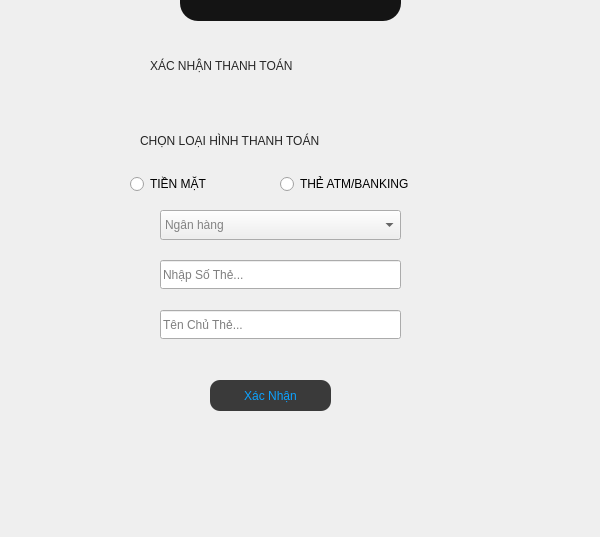
<?xml version="1.0" encoding="UTF-8"?>
<ui version="4.0">
 <class>payamount</class>
 <widget class="QDialog" name="payamount">
  <property name="geometry">
   <rect>
    <x>0</x>
    <y>0</y>
    <width>600</width>
    <height>537</height>
   </rect>
  </property>
  <property name="minimumSize">
   <size>
    <width>600</width>
    <height>537</height>
   </size>
  </property>
  <property name="maximumSize">
   <size>
    <width>600</width>
    <height>537</height>
   </size>
  </property>
  <property name="windowTitle">
   <string>Dialog</string>
  </property>
  <widget class="QLabel" name="label">
   <property name="geometry">
    <rect>
     <x>150</x>
     <y>50</y>
     <width>271</width>
     <height>31</height>
    </rect>
   </property>
   <property name="styleSheet">
    <string notr="true">font: 14pt &quot;Segoe UI&quot;;
color: rgb(39, 39, 39);</string>
   </property>
   <property name="text">
    <string>XÁC NHẬN THANH TOÁN</string>
   </property>
  </widget>
  <widget class="QRadioButton" name="radioButton">
   <property name="geometry">
    <rect>
     <x>130</x>
     <y>170</y>
     <width>115</width>
     <height>28</height>
    </rect>
   </property>
   <property name="text">
    <string>TIỀN MẶT </string>
   </property>
  </widget>
  <widget class="QRadioButton" name="radioButton_2">
   <property name="geometry">
    <rect>
     <x>280</x>
     <y>170</y>
     <width>171</width>
     <height>28</height>
    </rect>
   </property>
   <property name="text">
    <string>THẺ ATM/BANKING</string>
   </property>
  </widget>
  <widget class="QLabel" name="label_2">
   <property name="geometry">
    <rect>
     <x>140</x>
     <y>130</y>
     <width>291</width>
     <height>22</height>
    </rect>
   </property>
   <property name="styleSheet">
    <string notr="true">font: 12pt &quot;Segoe UI&quot;;
color: rgb(36, 36, 36);</string>
   </property>
   <property name="text">
    <string>CHỌN LOẠI HÌNH THANH TOÁN</string>
   </property>
  </widget>
  <widget class="QLineEdit" name="lineEdit">
   <property name="geometry">
    <rect>
     <x>160</x>
     <y>260</y>
     <width>241</width>
     <height>29</height>
    </rect>
   </property>
   <property name="placeholderText">
    <string>Nhập Số Thẻ...</string>
   </property>
  </widget>
  <widget class="QPushButton" name="pushButton">
   <property name="geometry">
    <rect>
     <x>210</x>
     <y>380</y>
     <width>121</width>
     <height>31</height>
    </rect>
   </property>
   <property name="styleSheet">
    <string notr="true">
QPushButton{
background-color: rgb(58, 58, 58);
	color: rgb(12, 162, 255);
font: 900 10pt &quot;Segoe UI&quot;;
border-radius:10px;
}
QPushButton:hover{
	background-color: rgb(255, 255, 255);
	color: rgb(34, 34, 34);
font: 900 10pt &quot;Segoe UI&quot;;
border-radius:10px;
}
QPushButton:pressed{
   
	background-color: rgb(37, 95, 255);
}</string>
   </property>
   <property name="text">
    <string>Xác Nhận</string>
   </property>
  </widget>
  <widget class="QLineEdit" name="lineEdit_3">
   <property name="geometry">
    <rect>
     <x>160</x>
     <y>310</y>
     <width>241</width>
     <height>29</height>
    </rect>
   </property>
   <property name="placeholderText">
    <string>Tên Chủ Thẻ...</string>
   </property>
  </widget>
  <widget class="QLabel" name="label_3">
   <property name="geometry">
    <rect>
     <x>90</x>
     <y>450</y>
     <width>51</width>
     <height>41</height>
    </rect>
   </property>
   <property name="styleSheet">
    <string notr="true">border-image: url(:/New folder/credit-card.png);</string>
   </property>
   <property name="text">
    <string/>
   </property>
  </widget>
  <widget class="QLabel" name="label_4">
   <property name="geometry">
    <rect>
     <x>20</x>
     <y>450</y>
     <width>51</width>
     <height>41</height>
    </rect>
   </property>
   <property name="styleSheet">
    <string notr="true">border-image: url(:/New folder/pay.png);</string>
   </property>
   <property name="text">
    <string/>
   </property>
  </widget>
  <widget class="QLabel" name="label_5">
   <property name="geometry">
    <rect>
     <x>150</x>
     <y>450</y>
     <width>51</width>
     <height>41</height>
    </rect>
   </property>
   <property name="styleSheet">
    <string notr="true">border-image: url(:/New folder/visa.png);</string>
   </property>
   <property name="text">
    <string/>
   </property>
  </widget>
  <widget class="QLabel" name="label_6">
   <property name="geometry">
    <rect>
     <x>210</x>
     <y>450</y>
     <width>51</width>
     <height>41</height>
    </rect>
   </property>
   <property name="styleSheet">
    <string notr="true">border-image: url(:/New folder/maestro.png);</string>
   </property>
   <property name="text">
    <string/>
   </property>
  </widget>
  <widget class="QPushButton" name="pushButton_2">
   <property name="geometry">
    <rect>
     <x>180</x>
     <y>-20</y>
     <width>221</width>
     <height>41</height>
    </rect>
   </property>
   <property name="styleSheet">
    <string notr="true">border-radius:18px;
background-color: rgb(20, 20, 20);
</string>
   </property>
   <property name="text">
    <string/>
   </property>
  </widget>
  <widget class="QComboBox" name="comboBox">
   <property name="geometry">
    <rect>
     <x>160</x>
     <y>210</y>
     <width>241</width>
     <height>30</height>
    </rect>
   </property>
   <property name="styleSheet">
    <string notr="true">color: rgb(17, 17, 17);</string>
   </property>
   <property name="placeholderText">
    <string>Ngân hàng</string>
   </property>
   <item>
    <property name="text">
     <string>MB Bank</string>
    </property>
   </item>
   <item>
    <property name="text">
     <string>VietinBank</string>
    </property>
   </item>
   <item>
    <property name="text">
     <string>VietcomBank</string>
    </property>
   </item>
   <item>
    <property name="text">
     <string>AgriBank</string>
    </property>
   </item>
   <item>
    <property name="text">
     <string>TPBank</string>
    </property>
   </item>
   <item>
    <property name="text">
     <string>SacomBank</string>
    </property>
   </item>
   <item>
    <property name="text">
     <string>NamABank</string>
    </property>
   </item>
   <item>
    <property name="text">
     <string>BIDV</string>
    </property>
   </item>
   <item>
    <property name="text">
     <string>Techcombank</string>
    </property>
   </item>
   <item>
    <property name="text">
     <string>VPBank</string>
    </property>
   </item>
   <item>
    <property name="text">
     <string>ACB</string>
    </property>
   </item>
   <item>
    <property name="text">
     <string>LienVietPostBank</string>
    </property>
   </item>
  </widget>
 </widget>
 <resources/>
 <connections/>
</ui>
